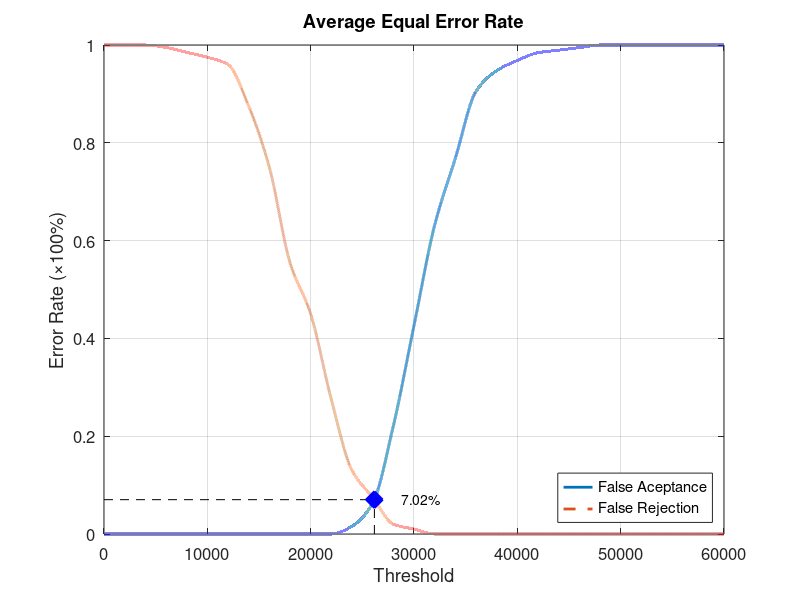
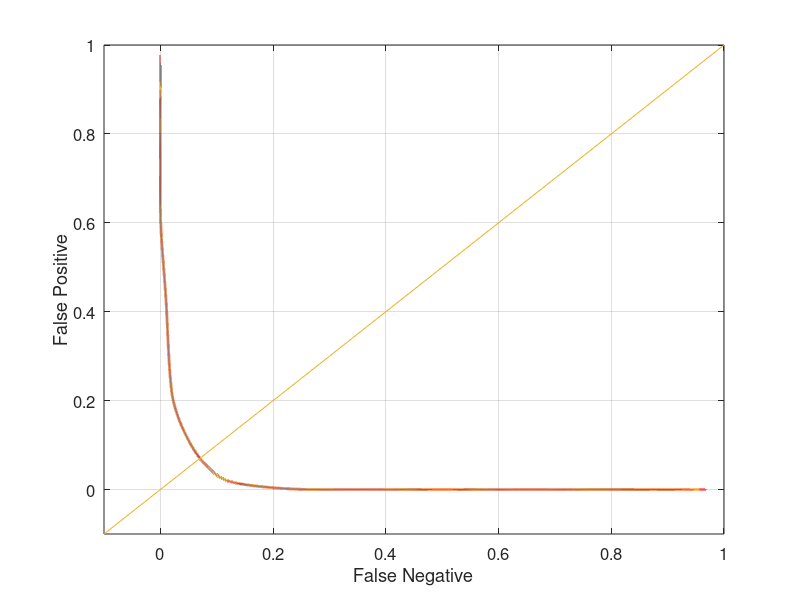

Write MATLAB code to recreate these figures, in order.
function yEER = Database2_1
close all;
clear;
clc;
x = 0:2000:60000;
xq = 0:0.5:60000;

y0 = [0 0 0 0 0 0 0 0 0 0 0 0 0.0157895 0.0631579 0.221053 0.426316 0.631579 0.768421 0.905263 0.947368 0.968421 0.984211 0.989474 0.994737 1 1 1 1 1 1 1];
yy0 = interp1(x, y0, xq, 'pchip');
y1 = [1 1 1 0.995 0.985 0.975 0.96 0.875 0.75 0.555 0.45 0.275 0.13 0.075 0.02 0.01 0 0 0 0 0 0 0 0 0 0 0 0 0 0 0];
yy1 = interp1(x, y1, xq, 'pchip');

% Calculating EER: 
y2 = abs(y0 - y1);
find(y2 == min(y2))
yy2 = abs(yy0 - yy1);
xEER = find(yy2 == min(yy2));
xEERIndex = xq(xEER) % X-axis EER
yEER = yy0(xEER) % Y-axis EER

main = figure
plot(xq, yy0,'-','LineWidth', 2);	hold on
plot(xq, yy1,'--','LineWidth', 2);	hold on
plot([xEERIndex xEERIndex], [0 yEER], 'k--');	hold on
plot([0 xEERIndex], [yEER yEER], 'k--');	hold on
plot(xEERIndex, yEER, 'bx', 'LineWidth', 10);	hold on
text(xEERIndex + 10 * xEERIndex / 100, yEER, [num2str(round((10000 * yEER)) / 100) '%'])
legend('False Aceptance', 'False Rejection', 'Location', 'SouthEast')
xlabel('Threshold')
ylabel('Error Rate (\times100%)')
title('Average Equal Error Rate')
set(gca, 'FontSize', 12)
axis([0 60000 0 1])
grid on

print(main, 'Database2_1Main', '-dpng');
FNRxFPR = figure('Color', [1 1 1]);
plot(yy1, yy0, '-', yy1, yy0, 'LineWidth', 2);
hold on
y = -0.1:0.1:1
plot(y, y); 
set(gca, 'FontSize', 12)
xlabel('False Negative')
ylabel('False Positive')
axis([-0.1 1 -0.1 1])
set(gca, 'FontSize', 12)
grid on

print(FNRxFPR, 'Database2_1FNRxFPR','-dpng');
end
